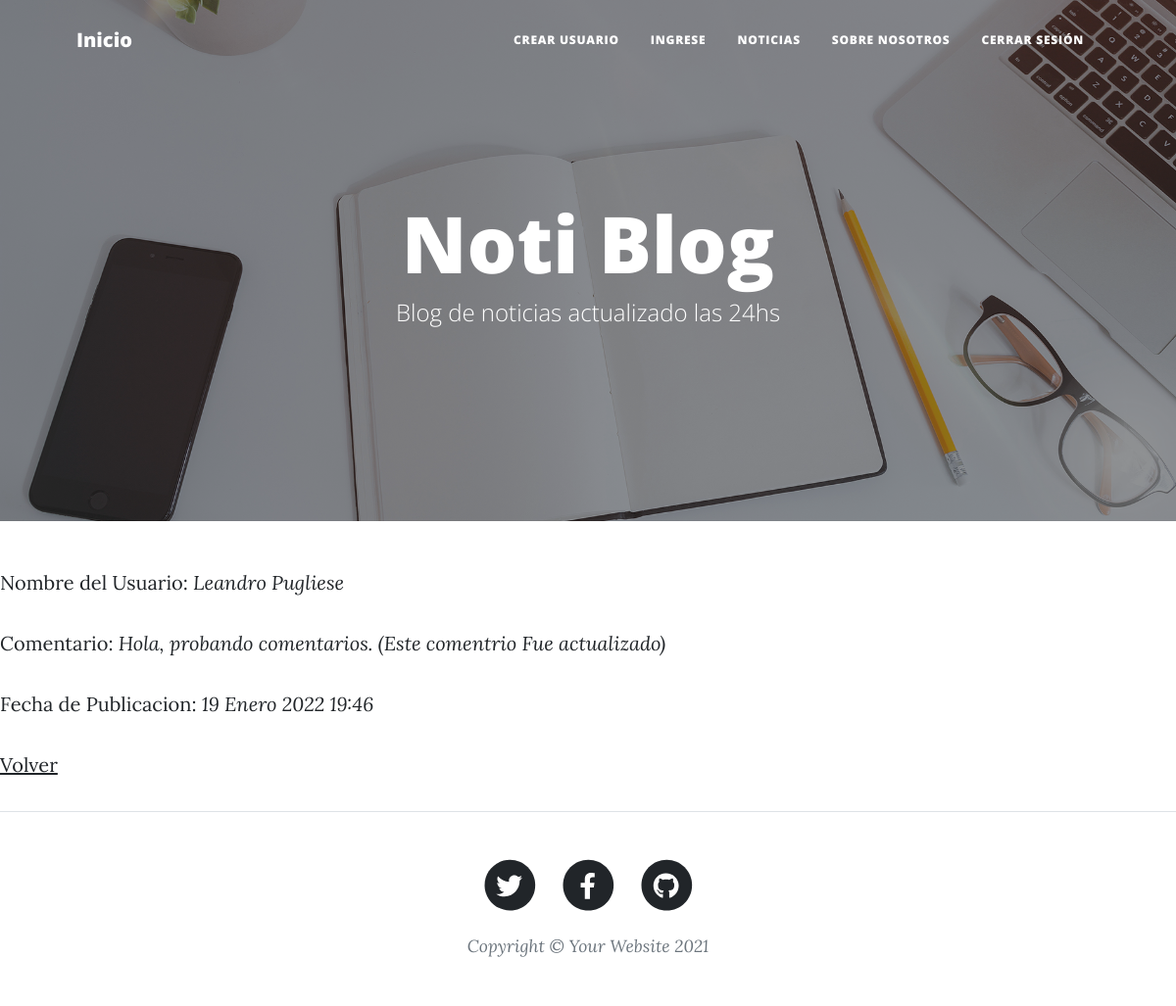
The app's page /PlayApp/comentarios_detalle/2/ with its own data.
### PlayApp/models.py (models this page shows, shortened)
class Comentario(models.Model):
    nombre = models.CharField(max_length=40)
    comentario = models.TextField(max_length=300)
    fecha = models.DateTimeField(auto_now=True, auto_now_add=False, max_length=12)

### PlayApp/views.py (the view)
# urls.py: path("comentarios_detalle/<pk>/", views.Detalle_Comentario.as_view(), name = "Detalle Comentarios" ),
class Detalle_Comentario(DetailView):
    model = Comentario
    template_name = "PlayApp/T06.3-comentarios_detalle.html"

### PlayApp/Templates/PlayApp/T06.3-comentarios_detalle.html
{% extends "PlayApp/T01-view.html" %}
{% load static %}
{% block ContenidoTemplate %}
<body>
    <p>Nombre del Usuario: <i>{{ comentario.nombre }}</i></p>
    <p>Comentario: <i>{{ comentario.comentario }}</i></p>
    <p>Fecha de Publicacion: <i>{{ comentario.fecha }}</i></p>
    <p>
        <a href="{% url 'Lista Comentarios' %}">Volver</a>
    </p>
</body>
{% endblock %}

### records on screen
Comentario: nombre "Leandro Pugliese", comentario "Hola, probando comentarios. (Este comentrio Fue actualizado)", fecha "19 Enero 2022 19:46"
